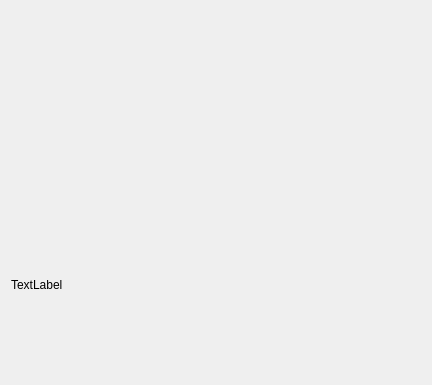
<?xml version="1.0" encoding="UTF-8"?>
<ui version="4.0">
 <class>Form</class>
 <widget class="QWidget" name="Form">
  <property name="geometry">
   <rect>
    <x>0</x>
    <y>0</y>
    <width>432</width>
    <height>385</height>
   </rect>
  </property>
  <property name="windowTitle">
   <string>Form</string>
  </property>
  <layout class="QVBoxLayout" name="verticalLayout">
   <item>
    <widget class="QWidget" name="widget" native="true"/>
   </item>
   <item>
    <widget class="QLabel" name="label">
     <property name="text">
      <string>TextLabel</string>
     </property>
    </widget>
   </item>
  </layout>
 </widget>
 <resources/>
 <connections/>
</ui>
